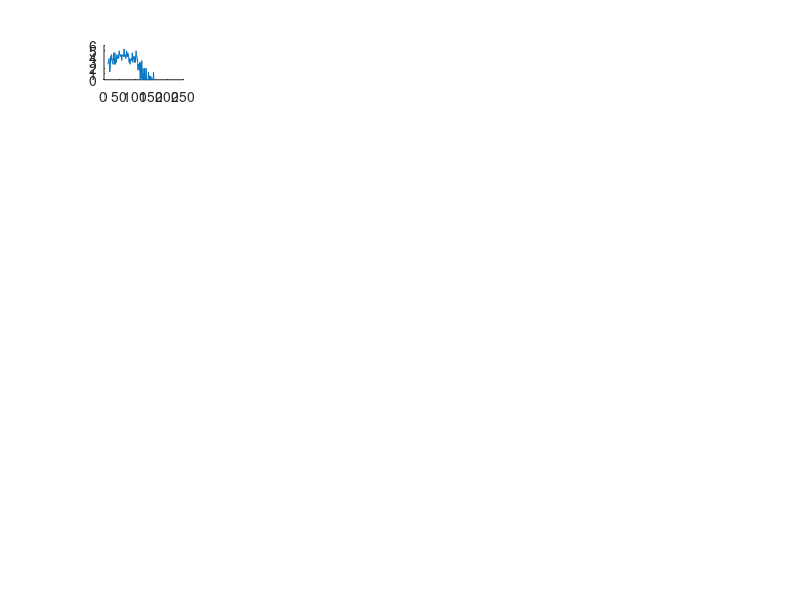

This figure's MATLAB source: (Note: this script raises an error after producing the figure.)
%% learning rate v reversal number

learningRates = zeros(1,6);
path = 'C:\Users\tcare\Documents\Github\CSHLPartners\Final_Figures\';
reversalNumbers = zeros(1,35);
load('AR.mat');
viewRange = -50:40;
reversalNumbers(1) = 1;
firstHalf = AR.csPlus;
secondHalf = AR.csMinus;
filenames = AR.csPlus.filename.before(:,end);
data = [firstHalf.csLicks.before secondHalf.csLicks.after];
tenPercentPoints = zeros(35,1);
reversalPoint = size(firstHalf.csLicks.before,2);
for i = 2:35
    
    if(strncmpi(filenames(i),(filenames(i-1)),5))
        reversalNumbers(i) = reversalNumbers(i-1) + 1;
    else
        reversalNumbers(i) = 1;
    end
end


 figure;
 for i = 1:35
     subplot(7,5,i)
     hold on;
     plot(data(i,:));
     plot(smoothdata(data(i,:),'movmean',5), 'Color','r', 'LineWidth',2);
     %title("Reversal " + reversalNumbers(i));
     line([reversalPoint reversalPoint], [5 0], 'Color', [0 0 0], 'LineWidth', 1.5);
     line([tenPercentPoints(i) tenPercentPoints(i)], [5 0], 'Color', [0 0 0], 'LineWidth', 1.5);
     hold off;
 end

all = figure;
data = [firstHalf.csLicks.before secondHalf.csLicks.after];
dataRange = (viewRange) + size(firstHalf.csLicks.before,2);
for i = 1:6
    subplot(3,2,i);
    hold on;
    title("Reversal " + i);
    lr = getLearningRateCSMINUS(firstHalf,secondHalf,(reversalNumbers == i)',-4);
    meanData = nanmean(data(reversalNumbers == i,:));
    reversalPoint = size(firstHalf.csLicks.before,2);
    normalizer = mean(meanData(reversalPoint + (-20:-10)));
    plot(viewRange, nanmean(data(reversalNumbers == i,dataRange)) / normalizer, 'Color', 'g', 'LineWidth', 1.5);
    plot(viewRange, lr.graph(dataRange), 'Color', 'b', 'LineWidth',1.5); 
    %plot(viewRange, lr.extra(dataRange), 'Color', 'b', 'LineWidth',1.5);
    reversals = find(reversalNumbers == i);
    for j = 1:length(reversals)
        plot(viewRange, data(reversals(j),dataRange) / normalizer, 'Color', 'r');
    end
    hold off;
    
    learningRates(1,i) = lr.value;
end
saveas(all,path + "ReversalsCSMINUS.jpg");
saveas(all,path + "ReversalsCSMINUS.fig");
learns = figure;
plot(learningRates, 'Color', 'r');
xticks([1 2 3 4 5 6]);
axis([1 6 0 1]);
title('Learning Rate over Multiple Reversals');
xlabel('Reversal Number');
ylabel('Optimal Learning Rate');
saveas(learns, path + "ReversalVLearningRateCSMINUS.fig");
saveas(learns, path + "ReversalVLearningRateCSMINUS.jpg");

